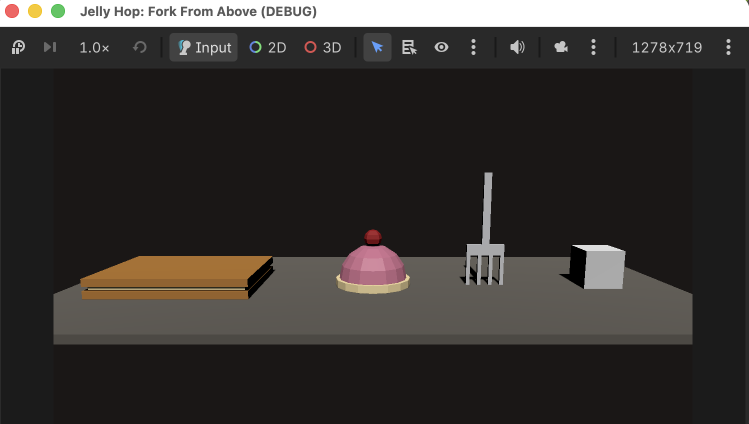
#> input picture evidence/a3/screenshots/19-godot-scene-camera-run.png, 1498 x 848 px (shown at 1/2 size); the run also reads 2 pictures not shown here
$ python make_images.py
#> lines starting #> are read from the running program, lines starting #| are printed output that depends on the picture
"""Builds the A3 film's figures from Kiran's own screenshots and the recorded headless check.

    python3 tools/make_images.py      (run from the reel folder)

Every screenshot is checked against its SHA-256 (taken from the committed files at revision 948ab6a)
before use; a mismatch stops the script. Screenshots are only scaled, never retouched; every panel
carries a "Kiran's screenshot NN" label. Numbers in the B09 figure are parsed from
evidence/a3-assets-run.log, not typed. Output: images/*.png and images/images.sha256.
"""
import hashlib
import json
import sys
from pathlib import Path

from PIL import Image, ImageDraw, ImageFont

REEL = Path(__file__).resolve().parent.parent
REPO = REEL.parent.parent
SHOTS = REPO / 'evidence/a3/screenshots'
INPUTS = {   # file -> SHA-256 of the committed screenshot (948ab6a)
    '12-fork-six-parts-tris-72.png': '8fe7f14ec4594f4931cfc773aaba62a13846a3e089c02b2e417dbad6378afcf8',
    '13-dome-parts-material-preview-before-hand-edit.png': '476842d171dd9319ef608596c1a1bc615348d862578719e5ae87da39d9dbb2b3',
    '14-dome-hand-edit-pink-picker-before-D1AAB6.png': 'd584ae93ed51d27d38d27239282d49316261b5b0cf90679b272943edba655c31',
    '15-dome-hand-edit-cherry-restored-pink-after.png': 'd1630bac9c2af28d0aa921d6a12f0e9c0dde3bbea276357bbb3ccad9312ce332',
    '19-godot-scene-camera-run.png': '65f60d8924541f41b42b57a4b7e46b7b08da68e69898c0fd011409cfb7a7599c',
    '23-claude-code-fork-prompt.png': '4ae34107ad3866f90e719d54cf687319149ea187763f0a2f7c5b1e18ce3cd97b',
}
RUN_LOG = REPO / 'evidence/a3-assets-run.log'

W, H = 3200, 1400   # about the GodotDesignFigure image box's aspect at 3840x2160
CREAM, INK, ACCENT, MUTED, LINE = (250, 249, 245), (61, 57, 41), (152, 80, 57), (110, 100, 86), (207, 198, 181)
SERIF = str(Path.home() / 'Library/Fonts/EBGaramond-Medium.ttf')
SANS = '/System/Library/Fonts/SFNS.ttf'
MONO = '/System/Library/Fonts/SFNSMono.ttf'


def sha(p: Path) -> str:
    return hashlib.sha256(p.read_bytes()).hexdigest()


def shot(name) -> Image.Image:
    p = SHOTS / name
    if not p.is_file():
        sys.exit(f'STOPPED: missing screenshot {p}')
    if sha(p) != INPUTS[name]:
        sys.exit(f'STOPPED: checksum mismatch for {p}')
    return Image.open(p).convert('RGB')


def font(path, size):
    return ImageFont.truetype(path, size)


def fit(im, box_w, box_h):
    k = min(box_w / im.width, box_h / im.height)
    return im.resize((round(im.width * k), round(im.height * k)), Image.LANCZOS)


def framed(canvas, im, x, y):
    d = ImageDraw.Draw(canvas)
    canvas.paste(im, (x, y))
    d.rectangle([x - 3, y - 3, x + im.width + 2, y + im.height + 2], outline=LINE, width=3)


def label(d, x, y, text, size=44, fill=INK, face=SANS):
    d.text((x, y), text, font=font(face, size), fill=fill)


def b03():
    im = shot('23-claude-code-fork-prompt.png')
    c = Image.new('RGB', (W, H), CREAM)
    d = ImageDraw.Draw(c)
    s = fit(im, 1700, 1270)
    framed(c, s, 40, 40)
    label(d, 40, 40 + s.height + 18, "Kiran's screenshot 23 · Claude Code in Terminal · Kiran's fork prompt, 2026-10-12", 40, MUTED)
    x = 1840
    label(d, x, 60, 'What the prompt asks for', 64, INK, SERIF)
    rows = ['Read CHANGE-BRIEF.md first',
            "the brief's numbers: 0.5 × 0.05 × 1.5 m,",
            '6 boxes, at most 100 triangles',
            'get_scene_info, then a plan:',
            '"Do not build yet."',
            'one execute_blender_code call per object,',
            'code saved to tools/blender/build_fork.py',
            'no asset libraries, no generate_3d',
            '"Say what you could not verify."']
    y = 190
    for r in rows:
        label(d, x, y, r, 50)
        y += 112
    return c


def b04():
    im = shot('12-fork-six-parts-tris-72.png')
    c = Image.new('RGB', (W, H), CREAM)
    d = ImageDraw.Draw(c)
    s = fit(im.crop((60, 165, 970, 940)), 1960, 1250)   # the 3D viewport only (GATE T §8.3b flagged the Outliner)
    framed(c, s, 40, 40)
    label(d, 40, 40 + s.height + 18, "Kiran's screenshot 12, cropped to the 3D viewport · Blender 5.2.2 · six fork parts built through the MCP", 40, MUTED)
    x = 2080
    label(d, x, 50, 'Status bar (bottom right), as read', 56, INK, SERIF)
    label(d, x, 150, 'Verts:48 · Faces:36 · Tris:72', 52, INK, MONO)
    label(d, x, 230, 'Objects:0/6 · typed from the full screenshot', 36, MUTED)
    rows = [("Claude Code's plan (23:26)", True),
            ('4 prongs · 1 head · 1 handle', False), ('6 boxes, all 0.05 m deep', False),
            ('72 triangles · budget 100', False),
            ('Kiran accepted the plan,', True), ('the join and metallic 0', False),
            ('Checked: points down,', True), ('tips at the origin', False)]
    y = 380
    for t, head in rows:
        label(d, x, y, t, 52 if head else 48, ACCENT if head else INK)
        y += 108 if head else 92
    return c


def b05():
    names = ['13-dome-parts-material-preview-before-hand-edit.png', '14-dome-hand-edit-pink-picker-before-D1AAB6.png',
             '15-dome-hand-edit-cherry-restored-pink-after.png']
    caps = ['13 · before: washed out', '14 · before the edit', '15 · after: cover pink']
    c = Image.new('RGB', (W, H), CREAM)
    d = ImageDraw.Draw(c)
    ims = [shot(n) for n in names]
    x = 40
    for im, cap in zip(ims, caps):
        s_ = fit(im.crop((380, 200, 960, 620)), 640, 470)
        framed(c, s_, x, 40)
        label(d, x, 40 + s_.height + 12, "Kiran's screenshot " + cap, 32, MUTED)
        x += 680
    # Only screenshot 14's Hex field: GATE T §8.6b read the field border in 15's crop as an overlapping label.
    for im, cap in zip(ims[1:2], ['14 · Dome_Pink Hex field, before']):
        s_ = fit(im.crop((1355, 505, 1562, 532)), 520, 300)   # the Hex row only (GATE T §8.3b flagged the slider tracks)
        framed(c, s_, x, 40 if cap.startswith('14') else 420)
        label(d, x, (40 if cap.startswith('14') else 420) + s_.height + 10, "Kiran's screenshot " + cap, 30, MUTED)
    label(d, 40, 600, 'Crops of the viewport and of the picker\'s Hex field; nothing retouched', 32, MUTED)
    y0 = 860
    label(d, 40, y0, "Kiran's hand edit in Blender's Material tab (TEST-REPORT A3.10) · swatches drawn from the recorded hex", 40, MUTED)
    rows = [('Dome_Pink (cover)', '#D1AAB6', '#D17390', 'Saturation 0.184 → 0.45'),
            ('Dome_Red (cherry)', '#DA303F', '#A6111E', 'Saturation 0.90, Value 0.65'),
            ('Dome_Cream (base)', '#F9EDD3', '#F9DEA2', 'Saturation 0.35 (before ≈, computed)')]
    y = y0 + 80
    for name, a, b, how in rows:
        label(d, 40, y + 14, name, 48)
        for k, hx in enumerate((a, b)):
            bx = 640 + k * 560
            d.rectangle([bx, y, bx + 110, y + 110 - 30], fill=tuple(int(hx[i:i + 2], 16) for i in (1, 3, 5)), outline=INK, width=2)
            label(d, bx + 130, y + 14, ('≈' if (k == 0 and name.startswith('Dome_Cream')) else '') + hx, 48, INK, MONO)
        label(d, 1130, y + 10, '→', 56)
        label(d, 1820, y + 14, how, 46)
        y += 140
    return c


def b07():
    im = shot('19-godot-scene-camera-run.png')
    c = Image.new('RGB', (W, H), CREAM)
    d = ImageDraw.Draw(c)
    s = fit(im.crop((107, 138, 1385, 848)), 2400, 1300)
    x = (W - s.width) // 2
    framed(c, s, x, 30)
    label(d, x, 30 + s.height + 16, "Kiran's screenshot 19, cropped to the game view · Godot 4.7.2 · Run Current Scene · left to right: biscuit platform, dessert dome, fork, 0.5 m jelly reference cube (not an asset)", 34, MUTED)
    return c


def headless_rows():
    lines = [json.loads(l) for l in RUN_LOG.read_text().splitlines() if l.startswith('{')]
    summary = [l for l in RUN_LOG.read_text().splitlines() if l.startswith('A3 ASSET CHECKS:')]
    if summary != ['A3 ASSET CHECKS: 36 checks / 0 failures']:
        sys.exit(f'STOPPED: unexpected summary {summary}')
    passes = sum(1 for l in lines if l['status'] == 'PASS')
    fails = sum(1 for l in lines if l['status'] == 'FAIL')
    if (passes, fails) != (36, 0):
        sys.exit(f'STOPPED: log has {passes} PASS / {fails} FAIL')
    by = {l['id']: l['observed'] for l in lines}
    out = []
    for k in ('fork', 'dome', 'platform'):
        size = by[f'{k}.A3_size']['size']
        tris = by[f'{k}.A7_triangles']
        gap = by[f'{k}.B2_on_floor']['difference']
        out.append((k, size, tris['triangles'], tris['budget'], gap))
    return out, summary[0]


def b09():
    rows, summary = headless_rows()
    brief = {'fork': '0.5 × 0.05 × 1.5', 'dome': '1 × 1 × 0.75', 'platform': '2 × 1.5 × 0.25'}
    names = {'fork': 'Fork', 'dome': 'Dessert dome', 'platform': 'Biscuit platform'}
    c = Image.new('RGB', (W, H), CREAM)
    d = ImageDraw.Draw(c)
    label(d, 60, 40, 'The brief (CHANGE-BRIEF.md, A3 v1)  beside  the headless check (evidence/a3-assets-run.log)', 44, MUTED)
    cols = [60, 760, 1400, 2160, 2700]
    heads = ['Asset', 'Brief W × D × H (m)', 'Headless X × Y × Z (m)', 'Triangles / budget', 'Lowest − floor']
    for x, h in zip(cols, heads):
        label(d, x, 150, h, 46, ACCENT)
    d.line([60, 225, W - 60, 225], fill=LINE, width=3)
    y = 260
    for k, size, tris, budget, gap in rows:
        label(d, cols[0], y, names[k], 54)
        label(d, cols[1], y, brief[k], 54, INK, MONO)
        label(d, cols[2], y, ' × '.join(f'{v:g}' for v in [round(s, 3) for s in size]), 54, INK, MONO)
        label(d, cols[3], y, f'{tris} / {budget}', 54, INK, MONO)
        label(d, cols[4], y, '0' if gap == 0 else f'{gap:.1e}', 54, INK, MONO)
        y += 130
    label(d, 60, y + 10, 'Blender is Z-up, Godot is Y-up: the brief\'s height becomes Godot\'s Y, its depth Godot\'s Z.', 42, MUTED)
    d.rectangle([60, y + 110, W - 60, y + 260], fill=(48, 61, 52))
    label(d, 110, y + 140, f'Headless · numbers only · {summary} · exit 0', 62, (255, 253, 248), MONO)
    label(d, 60, y + 300, 'Nothing is rendered: no colour, lighting or look. Tolerance 1 mm. Fork tips 2.98e-08 m above the floor (rounding).', 42, MUTED)
    return c


def b02():
    im = shot('19-godot-scene-camera-run.png')
#> in shot, returned value is the input picture: PIL image 1498x848 RGB; mean R, G, B 56.3, 52.6, 50.2
    crops = {'Fork': (915, 335, 1025, 585), 'Dessert dome': (660, 450, 835, 600), 'Biscuit platform': (150, 500, 560, 610)}
    text = {'Fork': ['the hazard', 'stabs down from above;', 'time your jumps', '0.5 × 0.05 × 1.5 m', '3 jellies tall · ≤ 100 tris'],
            'Dessert dome': ['the goal', 'at the end of the level', '', '1 × 1 × 0.75 m', '2 jellies wide · ≤ 300 tris'],
            'Biscuit platform': ['a stepping stone', 'to land on; planned for', 'future levels', '2 × 1.5 × 0.25 m', '4 jellies wide · ≤ 60 tris']}
    c = Image.new('RGB', (W, H), CREAM)
    d = ImageDraw.Draw(c)
    x = 60
    for name, box in crops.items():
        s = fit(im.crop(box), 900, 560)
        framed(c, s, x + (960 - s.width) // 2, 60)
        label(d, x, 680, name, 72, INK, SERIF)
        y = 790
        for k, t in enumerate(text[name]):
            label(d, x, y, t, 50, ACCENT if k == 0 else INK)
            y += 74
        x += 1060
    label(d, 60, 1330, "Crops of Kiran's screenshot 19 (Godot scene camera) · roles and sizes from CHANGE-BRIEF.md, A3 v1 · jelly = 0.5 m", 36, MUTED)
    return c


def main():
    out = REEL / 'images'
    out.mkdir(exist_ok=True)
    made = {'B02-three-assets.png': b02(), 'B03-fork-prompt.png': b03(), 'B04-fork-built.png': b04(),
            'B05-hand-edit.png': b05(), 'B07-scene-camera.png': b07(), 'B09-headless-vs-brief.png': b09()}
#> after the loop in b02, `for name, box in crops.items():`:
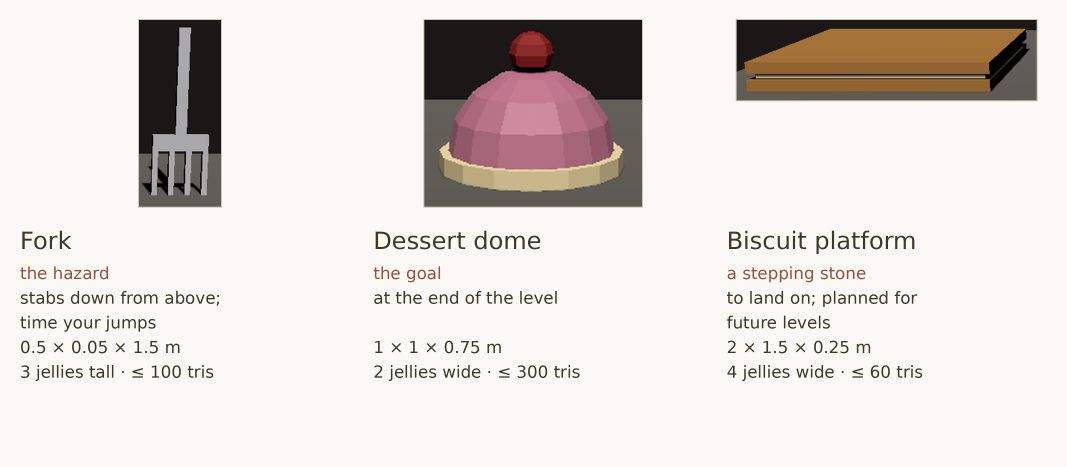
#> c: PIL image 3200x1400 RGB (shown at 1/3 size); mean R, G, B 223, 218.2, 213
#> after the loop in b02, `for name, box in crops.items():`: x = 3240
#> call 2 of shot, with name = '23-claude-code-fork-prompt.png'
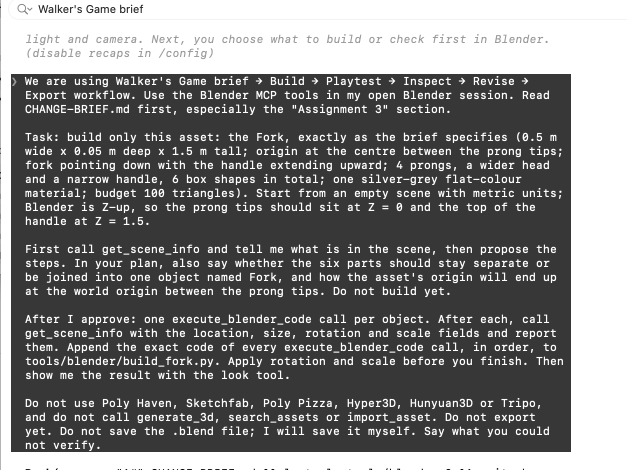
#> input picture evidence/a3/screenshots/23-claude-code-fork-prompt.png, 1254 x 940 px (shown at 1/2 size)
#> after the loop in b03, `for r in rows:`: y = 1198
#> after the loop in b04, `for t, head in rows:`: y = 1164
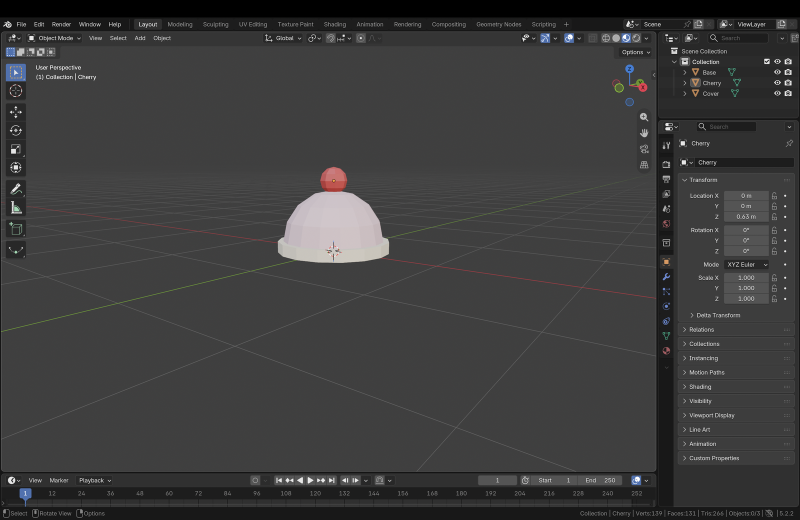
#> input picture evidence/a3/screenshots/13-dome-parts-material-preview-before-hand-edit.png, 1600 x 1039 px (shown at 1/2 size)
#> in shot, returned value is the input picture: PIL image 1600x1039 RGB; mean R, G, B 60.4, 60.2, 60.3
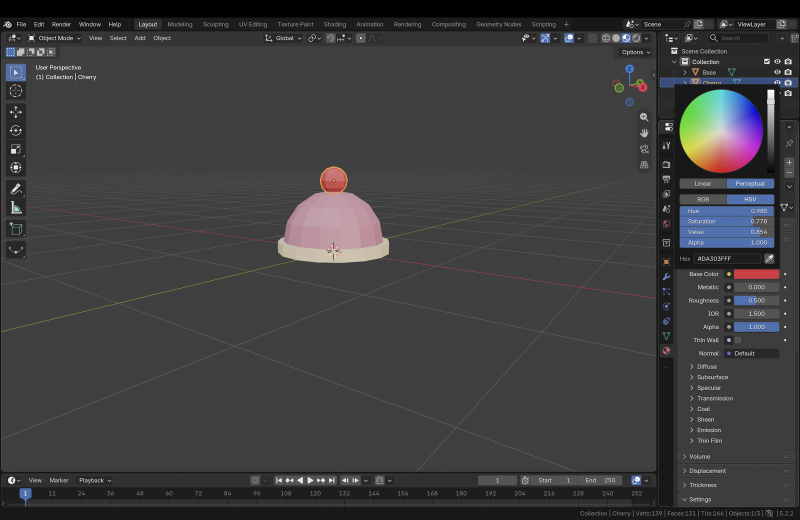
#> input picture evidence/a3/screenshots/15-dome-hand-edit-cherry-restored-pink-after.png, 1600 x 1039 px (shown at 1/2 size)
#> in shot, returned value is the input picture: PIL image 1600x1039 RGB; mean R, G, B 61.8, 61.4, 62.3
#> in b05, `ims = [shot(n) for n in names]`: ims = 3 items
#> the loop in b05, `for im, cap in zip(ims, caps):` made 3 passes
#> (cap, x) on passes 1 to 3: ('13 · before: washed out', 720), ('14 · before the edit', 1400), ('15 · after: cover pink', 2080)
#> after the loop in b05, `for im, cap in zip(ims, caps):`:
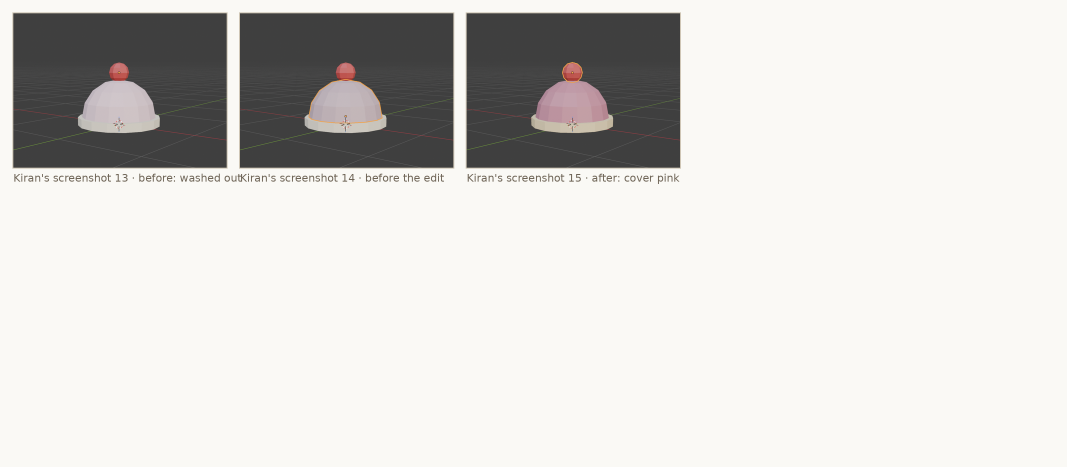
#> c: PIL image 3200x1400 RGB (shown at 1/3 size); mean R, G, B 215.5, 214.1, 210.8
#> after the loop in b05, `for im, cap in zip(ims, caps):`: x = 2080
#> the loop in b05, `for im, cap in zip(ims[1:2], ['14 · Dome_Pink Hex field, before']):` made 1 pass
#> (cap, k in fit) on pass 1: ('14 · Dome_Pink Hex field, before', 2.51)
#> pass 1, in b05, `s_ = fit(im.crop((1355, 505, 1562, 532)), 520, 300)`:
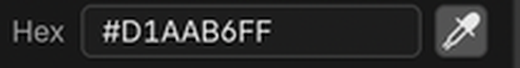
#> s_: PIL image 520x68 RGB; mean R, G, B 42.7, 42.7, 42.7
#> after the loop in b05, `for name, a, b, how in rows:`: y = 1360
#> in framed (call 10), `canvas.paste(im, (x, y))`:
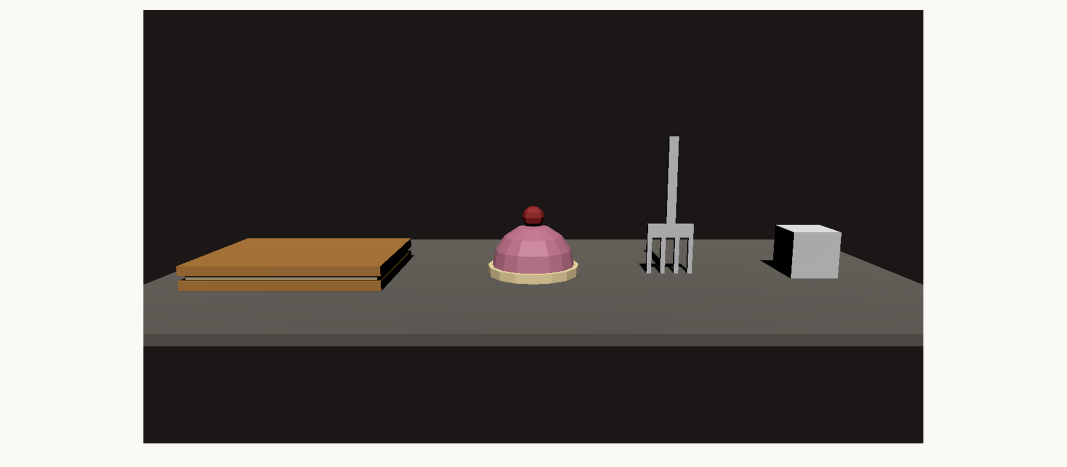
#> canvas: PIL image 3200x1400 RGB (shown at 1/3 size); mean R, G, B 111, 107.3, 103.8
    sums = []
    for name, im in made.items():
        p = out / name
        im.save(p, optimize=True)
        sums.append(f'{sha(p)}  {name}')
        print(name, im.size)
    (out / 'images.sha256').write_text('\n'.join(sums) + '\n')


if __name__ == '__main__':
#> (the run stopped early here; a loop or call above may not have finished)
